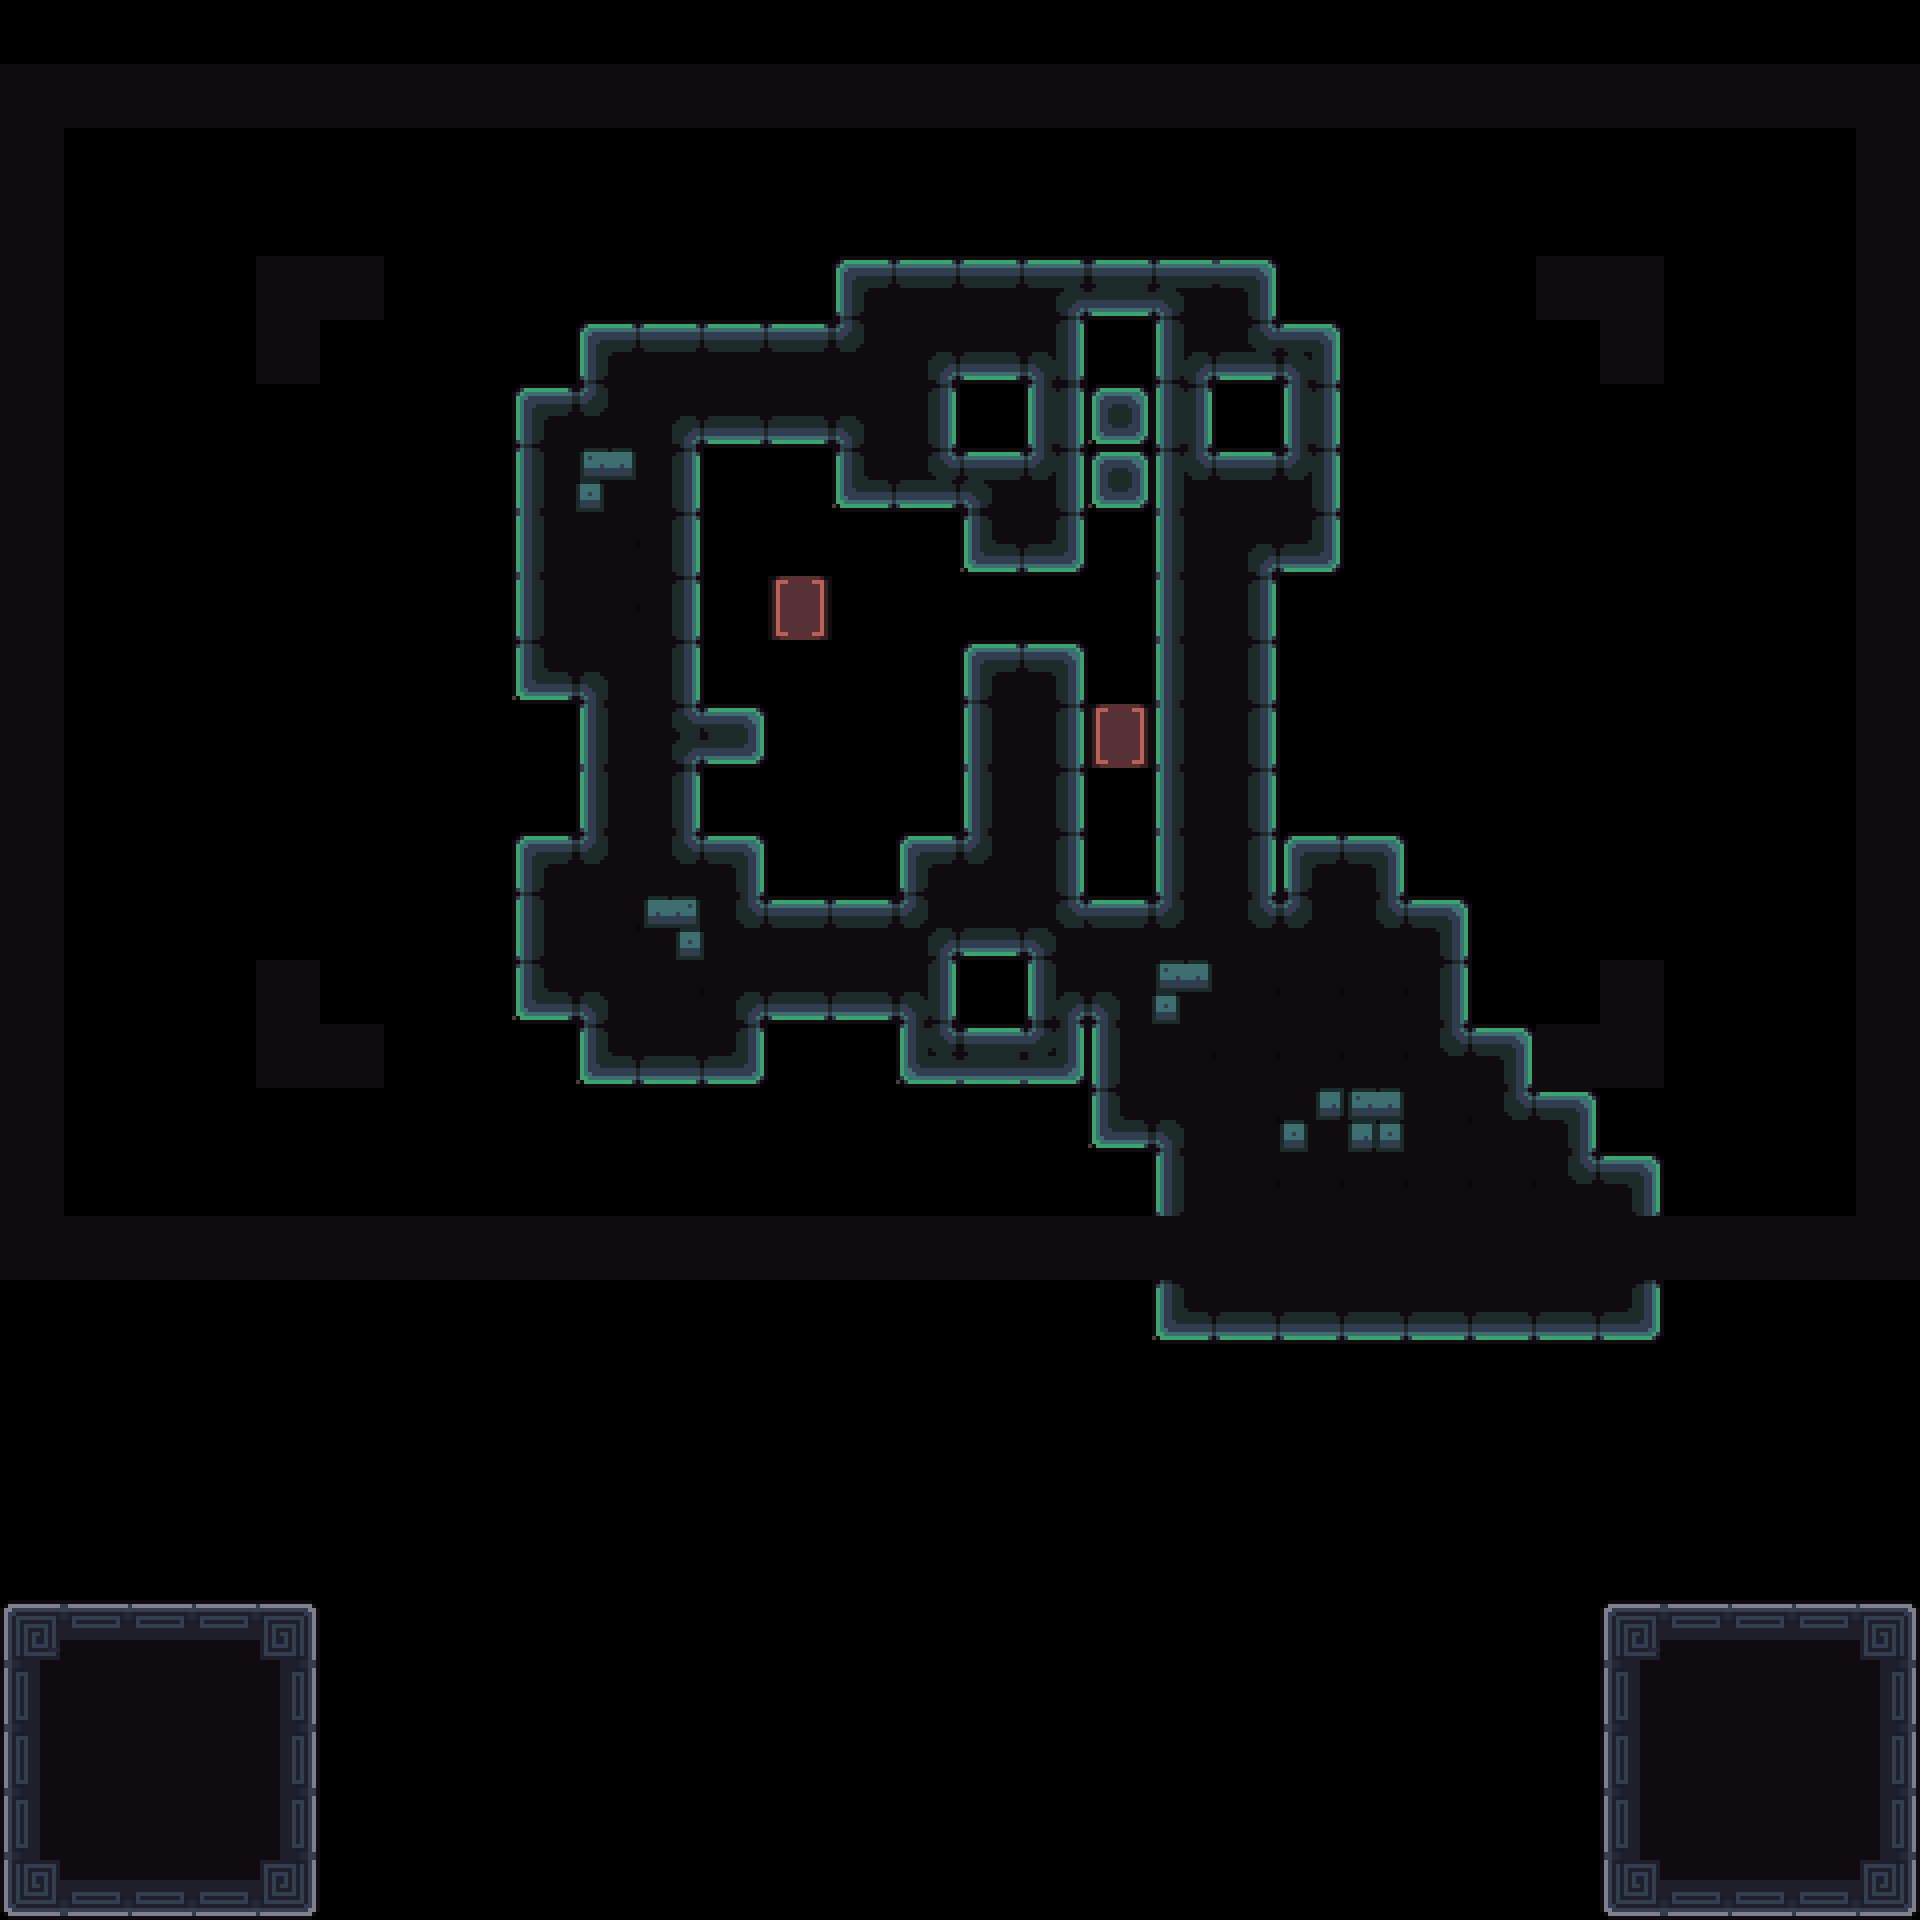

This is a level from a 2D game, rendered from its Tiled map with the project's own tilesets. A one-line summary and the map file follow, with tile-layer data summarised:
An orthogonal 30x30 tile map with 64x64 px tiles, 4 tile layers (Decoration, Main, Exit, Border) and 16 objects (5x Spike, 3x Box, 2x 1, 2x Battery, Camera1, ...).

<map version="1.10" tiledversion="1.11.2" orientation="orthogonal" renderorder="right-down" width="30" height="30" tilewidth="64" tileheight="64" infinite="0" nextlayerid="8" nextobjectid="123">
 <tileset firstgid="1" source="../tilesets/tileset_d.tsx" />
 <objectgroup id="4" name="Triggers">
  <object id="23" name="Camera1" x="960" y="672">
   <point />
  </object>
  <object id="24" name="Camera2" x="704" y="480">
   <point />
  </object>
  <object id="28" name="Win" x="0" y="64" width="1920" height="1216" />
  <object id="29" name="Unactive" x="0" y="1600" width="320" height="320" />
  <object id="122" name="Data" type="1" x="0" y="0" width="63.6932" height="63.6932">
   <properties>
    <property name="bg" value="green" />
    <property name="level_number" type="int" value="13" />
    <property name="level_unlock" value="12, 14, 15" />
   </properties>
  </object>
 </objectgroup>
 <layer id="3" name="Decoration" width="30" height="30">
  <data>[900 cells, 2 non-empty, 1 distinct tile ids]</data>
 </layer>
 <layer id="7" name="Main" width="30" height="30">
  <data>[900 cells, 188 non-empty, 30 distinct tile ids]</data>
 </layer>
 <layer id="6" name="Exit" width="30" height="30">
  <data>[900 cells, 28 non-empty, 13 distinct tile ids]</data>
 </layer>
 <objectgroup id="2" name="Entities">
  <object id="106" name="Player0" type="1" x="896" y="768" width="63.6932" height="63.6932" />
  <object id="107" name="Box" x="768" y="768" width="62.4743" height="62.4743" />
  <object id="108" name="Box" x="1088" y="832" width="62.4743" height="62.4743" />
  <object id="119" name="Box" x="1088" y="320" width="62.4743" height="62.4743" />
  <object id="110" name="Battery" x="1088" y="704" width="63.6932" height="63.6932" />
  <object id="113" name="Battery" x="768" y="576" width="63.6932" height="63.6932" />
  <object id="111" name="Spike" x="1280" y="768" width="63.5" height="63.5" />
  <object id="118" name="Spike" x="960" y="384" width="63.5" height="63.5" />
  <object id="114" name="Spike" x="1216" y="384" width="63.5" height="63.5" />
  <object id="112" name="Spike" x="704" y="768" width="63.5" height="63.5" />
  <object id="121" name="Spike" x="960" y="960" width="63.5" height="63.5" />
 </objectgroup>
 <layer id="1" name="Border" width="30" height="30">
  <data>[900 cells, 106 non-empty, 1 distinct tile ids]</data>
 </layer>
</map>
